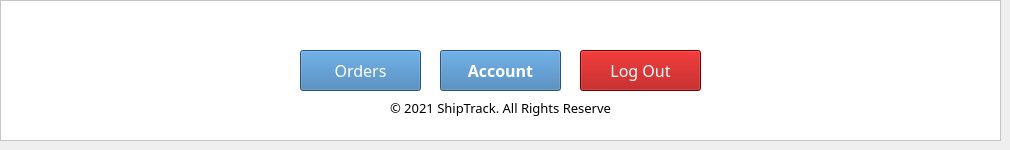
    <widget class="QWidget" name="page_6">
     <widget class="QFrame" name="frame_8">
      <property name="geometry">
       <rect>
        <x>0</x>
        <y>0</y>
        <width>1001</width>
        <height>141</height>
       </rect>
      </property>
      <property name="styleSheet">
       <string notr="true">background-color: rgb(255, 255, 255);</string>
      </property>
      <property name="frameShape">
       <enum>QFrame::StyledPanel</enum>
      </property>
      <property name="frameShadow">
       <enum>QFrame::Raised</enum>
      </property>
      <widget class="QPushButton" name="pushButton_13">
       <property name="geometry">
        <rect>
         <x>300</x>
         <y>50</y>
         <width>121</width>
         <height>41</height>
        </rect>
       </property>
       <property name="font">
        <font>
         <family>Glacial Indifference</family>
         <pointsize>12</pointsize>
         <weight>50</weight>
         <bold>false</bold>
        </font>
       </property>
       <property name="styleSheet">
        <string notr="true">background-color: rgb(54, 118, 176);
color: rgb(255, 255, 255);</string>
       </property>
       <property name="text">
        <string>Orders</string>
       </property>
      </widget>
      <widget class="QPushButton" name="pushButton_14">
       <property name="geometry">
        <rect>
         <x>440</x>
         <y>50</y>
         <width>121</width>
         <height>41</height>
        </rect>
       </property>
       <property name="font">
        <font>
         <family>Glacial Indifference</family>
         <pointsize>12</pointsize>
         <weight>75</weight>
         <bold>true</bold>
        </font>
       </property>
       <property name="styleSheet">
        <string notr="true">background-color: rgb(54, 118, 176);
color: rgb(255, 255, 255);</string>
       </property>
       <property name="text">
        <string>Account</string>
       </property>
      </widget>
      <widget class="QPushButton" name="pushButton_15">
       <property name="geometry">
        <rect>
         <x>580</x>
         <y>50</y>
         <width>121</width>
         <height>41</height>
        </rect>
       </property>
       <property name="font">
        <font>
         <family>Glacial Indifference</family>
         <pointsize>12</pointsize>
         <weight>50</weight>
         <bold>false</bold>
        </font>
       </property>
       <property name="styleSheet">
        <string notr="true">background-color: rgb(170, 0, 0);
color: rgb(255, 255, 255);</string>
       </property>
       <property name="text">
        <string>Log Out</string>
       </property>
      </widget>
      <widget class="QLabel" name="label_9">
       <property name="geometry">
        <rect>
         <x>465</x>
         <y>-10</y>
         <width>71</width>
         <height>71</height>
        </rect>
       </property>
       <property name="styleSheet">
        <string notr="true">background-color: rgba(255, 255, 255, 0);
</string>
       </property>
       <property name="text">
        <string/>
       </property>
       <property name="pixmap">
        <pixmap>Logo.png</pixmap>
       </property>
       <property name="scaledContents">
        <bool>true</bool>
       </property>
       <property name="alignment">
        <set>Qt::AlignCenter</set>
       </property>
      </widget>
      <widget class="QLabel" name="label_10">
       <property name="geometry">
        <rect>
         <x>390</x>
         <y>100</y>
         <width>221</width>
         <height>16</height>
        </rect>
       </property>
       <property name="font">
        <font>
         <family>Glacial Indifference</family>
         <pointsize>10</pointsize>
        </font>
       </property>
       <property name="text">
        <string>© 2021 ShipTrack. All Rights Reserved</string>
       </property>
      </widget>
     </widget>
    </widget>
